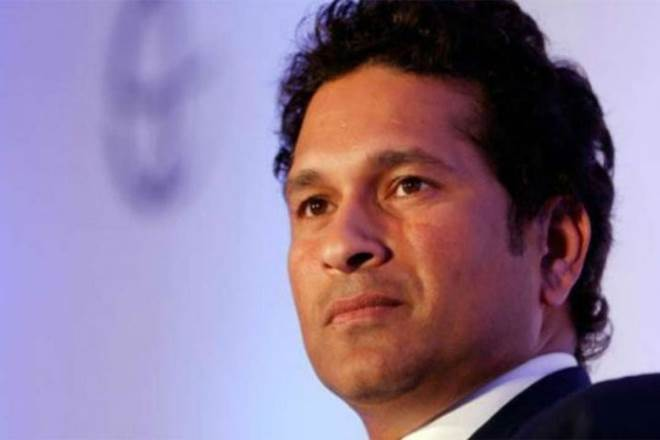
#> input picture Images_Open_Cv/Open_CV2/Sample_Test_Open_CV2/sachin.jpg, 660 x 440 px
$ python Image_Rotation.py
#> lines starting #> are read from the running program, lines starting #| are printed output that depends on the picture
import cv2

img = cv2.imread("sachin.jpg")
#> img is the input picture: shape (440, 660, 3); mean B, G, R 145.9, 118.9, 139.9

height, width = img.shape[:2]
#> height = 440; width = 660
print("Height : ", height, "and Width : ", width)
#| Height :  440 and Width :  660
# quarter_height, quarter_width = height/4, width/4
quarter_height, quarter_width = height / 2, width / 2
#> quarter_height = 220; quarter_width = 330
print("Quarter Height : ", quarter_height, "and Quarter Width : ", quarter_width)
#| Quarter Height :  220.0 and Quarter Width :  330.0

# 70 : 70 degree and .5 : scaling factor
Rotation_Matrix = cv2.getRotationMatrix2D((quarter_width, quarter_height), 70, .5)
Rotation_Matrix1 = cv2.getRotationMatrix2D((quarter_width, quarter_height), 120, .75)
Rotation_Matrix2 = cv2.getRotationMatrix2D((quarter_width, quarter_height), 70, 1)
print("Rotation_Matrix : ", Rotation_Matrix)
#| Rotation_Matrix :  [[ 1.71010072e-01  4.69846310e-01  1.70200488e+02]
#|  [-4.69846310e-01  1.71010072e-01  3.37427067e+02]]

# create image translation use warpAffine(warpAffine transformation to shift image)
# warpAffine : it's linear image
img_rotation = cv2.warpAffine(img, Rotation_Matrix, (width, height))
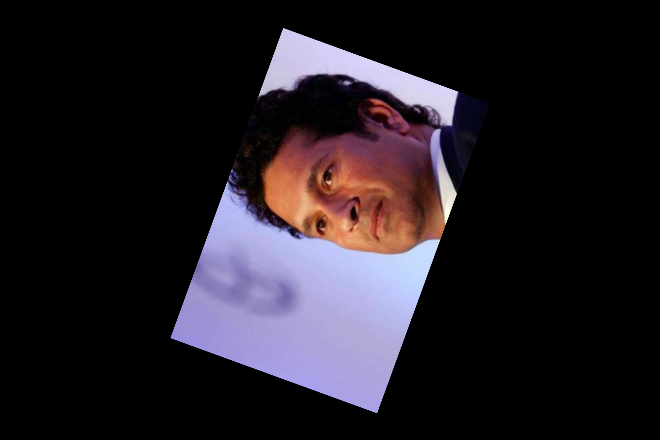
#> img_rotation: shape (440, 660, 3); mean B, G, R 36.5, 29.7, 35
img_rotation1 = cv2.warpAffine(img, Rotation_Matrix1, (width, height))
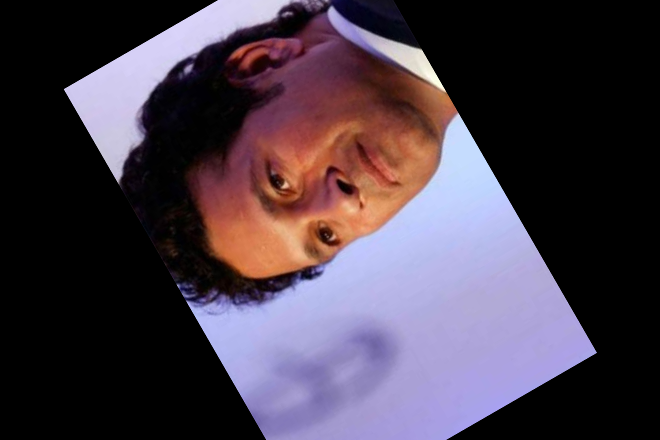
#> img_rotation1: shape (440, 660, 3); mean B, G, R 74, 61, 72.5
img_rotation2 = cv2.warpAffine(img, Rotation_Matrix2, (width, height))
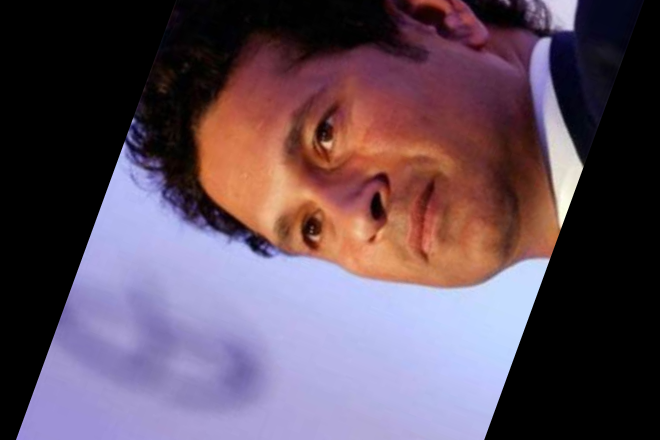
#> img_rotation2: shape (440, 660, 3); mean B, G, R 92.3, 77.6, 96.2
cv2.imshow("original image", img)
cv2.imshow("Translation image ", img_rotation)
cv2.imshow("Translation image1 ", img_rotation1)
cv2.imshow("Translation image2 ", img_rotation2)

cv2.waitKey(111111)
cv2.destroyAllWindows()
